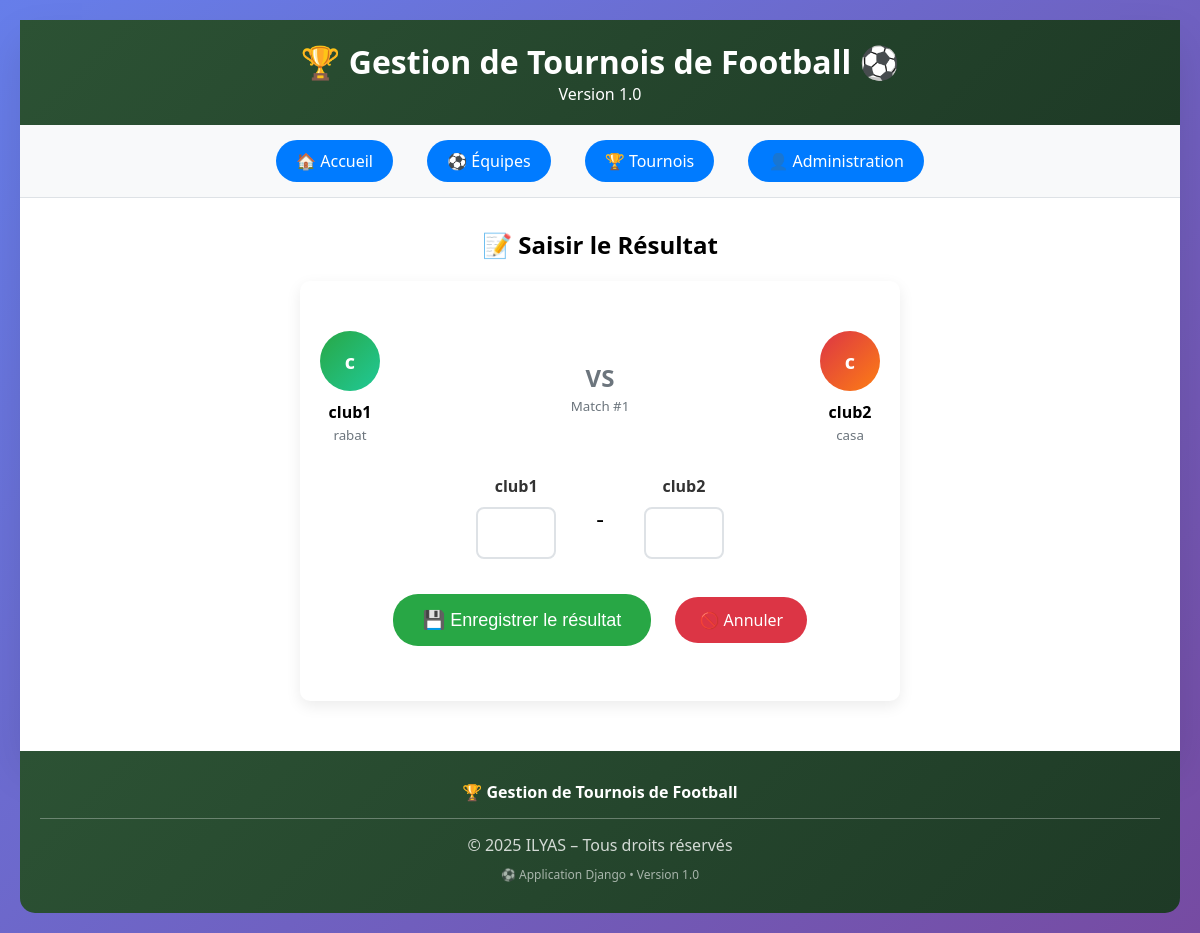
Page /matchs/49/resultat/ on the committed database.
### core/models.py (models this page shows, shortened)
class Match(models.Model):
    PHASES = [
        ('POULES', 'Phase de poules'),
        ('HUITIEME', 'Huitième de finale'),
        ('QUART', 'Quart de finale'),
        ('DEMI', 'Demi-finale'),
        ('FINALE', 'Finale'),
        ('PETITE_FINALE', 'Petite finale'),
    ]
    STATUTS = [
        ('A_VENIR', 'À venir'),
        ('EN_COURS', 'En cours'),
        ('TERMINE', 'Terminé'),
        ('REPORTE', 'Reporté'),
    ]
    tournoi = models.ForeignKey(Tournoi, on_delete=models.CASCADE, related_name='matchs')
    equipe_domicile = models.ForeignKey(Equipe, on_delete=models.CASCADE, related_name='matchs_domicile')
    equipe_exterieur = models.ForeignKey(Equipe, on_delete=models.CASCADE, related_name='matchs_exterieur')
    phase = models.CharField(max_length=20, choices=PHASES, default='POULES')
    numero_match = models.IntegerField(default=1)
    date_heure = models.DateTimeField(null=True, blank=True)
    terrain = models.CharField(max_length=100, blank=True, default="Terrain principal")
    score_domicile = models.IntegerField(null=True, blank=True)
    score_exterieur = models.IntegerField(null=True, blank=True)
    statut = models.CharField(max_length=20, choices=STATUTS, default='A_VENIR')
    date_creation = models.DateTimeField(auto_now_add=True)
    notes = models.TextField(blank=True)
    class Meta:
        verbose_name = "Match"
        verbose_name_plural = "Matchs"
        ordering = ['date_heure', 'numero_match']

class Equipe(models.Model):
    nom = models.CharField(max_length=100, verbose_name="Nom de l'équipe")
    ville = models.CharField(max_length=100, verbose_name="Ville")
    joueurs = models.IntegerField(default=11, verbose_name="Nombre de joueurs")
    date_creation = models.DateTimeField(auto_now_add=True, verbose_name="Date d'ajout")
    class Meta:
        verbose_name = "Équipe"
        verbose_name_plural = "Équipes"
        ordering = ['nom']

### core/views.py (the view, shortened to what this page needs)
# urls.py: path('matchs/<int:match_id>/resultat/', views.saisir_resultat, name='saisir_resultat'),
def saisir_resultat(request, match_id):
    match = get_object_or_404(Match, id=match_id)
    return render(request, 'saisir_resultat.html', {'match': match})

### templates/saisir_resultat.html (shortened to what this page needs)
{% extends 'base.html' %}
{% block content %}
<div style="max-width: 600px; margin: 0 auto;">
    <h2 style="text-align: center;">📝 Saisir le Résultat</h2>
    <div class="card">
        <div style="display: flex; align-items: center; justify-content: space-between; margin: 30px 0;">
            <div style="text-align: center;">
                <div style="width: 60px; height: 60px; background: linear-gradient(135deg, #28a745 0%, #20c997 100%); border-radius: 50%; display: flex; align-items: center; justify-content: center; color: white; font-weight: bold; font-size: 20px; margin: 0 auto 10px auto;">
                    {{ match.equipe_domicile.nom|first }}
                </div>
                <strong>{{ match.equipe_domicile.nom }}</strong>
                <br><small style="color: #6c757d;">{{ match.equipe_domicile.ville }}</small>
            </div>
            <div style="text-align: center; margin: 0 30px;">
                <div style="font-size: 24px; color: #6c757d; font-weight: bold;">VS</div>
                <small style="color: #6c757d;">Match #{{ match.numero_match }}</small>
            </div>
            <div style="text-align: center;">
                <div style="width: 60px; height: 60px; background: linear-gradient(135deg, #dc3545 0%, #fd7e14 100%); border-radius: 50%; display: flex; align-items: center; justify-content: center; color: white; font-weight: bold; font-size: 20px; margin: 0 auto 10px auto;">
                    {{ match.equipe_exterieur.nom|first }}
                </div>
                <strong>{{ match.equipe_exterieur.nom }}</strong>
                <br><small style="color: #6c757d;">{{ match.equipe_exterieur.ville }}</small>
            </div>
        </div>
        <form method="post">
            <div style="display: flex; justify-content: center; align-items: center; margin: 30px 0;">
                <div style="text-align: center; margin: 0 20px;">
                    <label style="display: block; margin-bottom: 10px; font-weight: bold;">{{ match.equipe_domicile.nom }}</label>
                    <input type="number" name="score_domicile" min="0" max="20" required style="width: 80px; text-align: center; font-size: 24px; padding: 10px;">
                </div>
                <div style="font-size: 24px; margin: 0 20px;">-</div>
                <div style="text-align: center; margin: 0 20px;">
                    <label style="display: block; margin-bottom: 10px; font-weight: bold;">{{ match.equipe_exterieur.nom }}</label>
                    <input type="number" name="score_exterieur" min="0" max="20" required style="width: 80px; text-align: center; font-size: 24px; padding: 10px;">
                </div>
            </div>
            <div style="text-align: center; margin: 30px 0;">
                <button type="submit" class="btn" style="background: #28a745; font-size: 18px; padding: 15px 30px;">
                    💾 Enregistrer le résultat
                </button>
                <a href="{% url 'matchs_tournoi' match.tournoi.id %}" class="btn btn-danger" style="margin-left: 15px;">
                    🚫 Annuler
                </a>
            </div>
        </form>
    </div>
</div>
{% endblock %}

### templates/base.html (style rules this page uses)
* { margin: 0; padding: 0; box-sizing: border-box; }
body { font-family: 'Segoe UI', Tahoma, Geneva, Verdana, sans-serif; background: linear-gradient(135deg, #667eea 0%, #764ba2 100%); min-height: 100vh; padding: 20px; }
.btn { display: inline-block; padding: 12px 24px; margin: 5px; background: #28a745; color: white; text-decoration: none; border-radius: 25px; border: none; cursor: pointer; transition: all 0.3s; font-size: 16px; }
.btn-danger { background: #dc3545; }
label { display: block; margin-bottom: 5px; font-weight: 600; color: #333; }
input, select, textarea { width: 100%; padding: 12px; border: 2px solid #dee2e6; border-radius: 8px; font-size: 16px; transition: border-color 0.3s; }
.card { background: white; border-radius: 10px; box-shadow: 0 5px 15px rgba(0,0,0,0.08); padding: 20px; margin: 20px 0; }

### rows in the picture
Match: equipe_domicile.nom|first "c", equipe_domicile.nom "club1", equipe_domicile.ville "rabat", numero_match "1", equipe_exterieur.nom|first "c", equipe_exterieur.nom "club2", equipe_exterieur.ville "casa"
